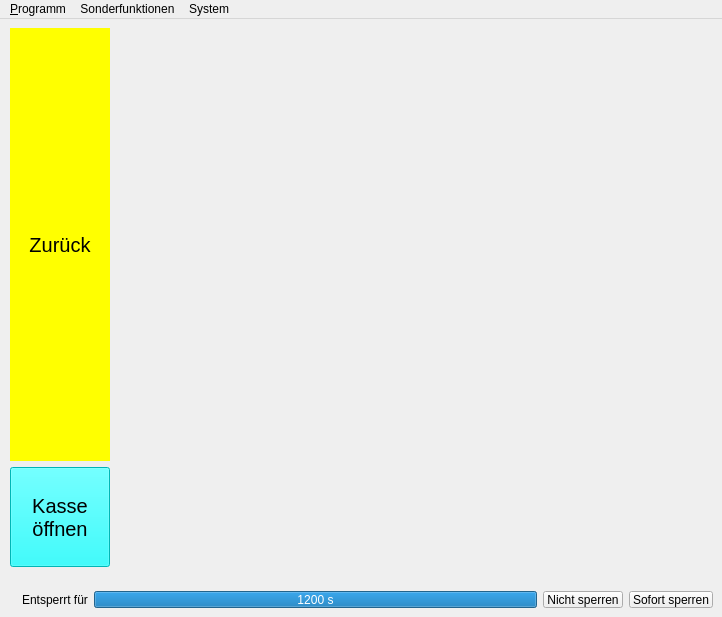
<?xml version="1.0" encoding="UTF-8"?>
<ui version="4.0">
 <class>MainWindow</class>
 <widget class="QMainWindow" name="MainWindow">
  <property name="geometry">
   <rect>
    <x>0</x>
    <y>0</y>
    <width>722</width>
    <height>617</height>
   </rect>
  </property>
  <property name="windowTitle">
   <string>Bag-in-Box-Kassenprogramm</string>
  </property>
  <widget class="QWidget" name="centralwidget">
   <layout class="QGridLayout" name="gridLayout">
    <property name="margin">
     <number>0</number>
    </property>
    <item row="0" column="0">
     <widget class="QStackedWidget" name="leftPanel">
      <property name="sizePolicy">
       <sizepolicy hsizetype="Preferred" vsizetype="Preferred">
        <horstretch>0</horstretch>
        <verstretch>0</verstretch>
       </sizepolicy>
      </property>
      <property name="maximumSize">
       <size>
        <width>120</width>
        <height>16777215</height>
       </size>
      </property>
      <property name="currentIndex">
       <number>0</number>
      </property>
      <widget class="QWidget" name="leftPanel_default">
       <layout class="QGridLayout" name="gridLayout_2">
        <item row="0" column="0">
         <widget class="QPushButton" name="button_zurueck">
          <property name="sizePolicy">
           <sizepolicy hsizetype="Fixed" vsizetype="MinimumExpanding">
            <horstretch>0</horstretch>
            <verstretch>0</verstretch>
           </sizepolicy>
          </property>
          <property name="minimumSize">
           <size>
            <width>100</width>
            <height>0</height>
           </size>
          </property>
          <property name="palette">
           <palette>
            <active>
             <colorrole role="Button">
              <brush brushstyle="SolidPattern">
               <color alpha="255">
                <red>255</red>
                <green>255</green>
                <blue>0</blue>
               </color>
              </brush>
             </colorrole>
             <colorrole role="Base">
              <brush brushstyle="SolidPattern">
               <color alpha="255">
                <red>255</red>
                <green>255</green>
                <blue>0</blue>
               </color>
              </brush>
             </colorrole>
             <colorrole role="Window">
              <brush brushstyle="SolidPattern">
               <color alpha="255">
                <red>255</red>
                <green>255</green>
                <blue>0</blue>
               </color>
              </brush>
             </colorrole>
            </active>
            <inactive>
             <colorrole role="Button">
              <brush brushstyle="SolidPattern">
               <color alpha="255">
                <red>255</red>
                <green>255</green>
                <blue>0</blue>
               </color>
              </brush>
             </colorrole>
             <colorrole role="Base">
              <brush brushstyle="SolidPattern">
               <color alpha="255">
                <red>255</red>
                <green>255</green>
                <blue>0</blue>
               </color>
              </brush>
             </colorrole>
             <colorrole role="Window">
              <brush brushstyle="SolidPattern">
               <color alpha="255">
                <red>255</red>
                <green>255</green>
                <blue>0</blue>
               </color>
              </brush>
             </colorrole>
            </inactive>
            <disabled>
             <colorrole role="Button">
              <brush brushstyle="SolidPattern">
               <color alpha="255">
                <red>255</red>
                <green>255</green>
                <blue>0</blue>
               </color>
              </brush>
             </colorrole>
             <colorrole role="Base">
              <brush brushstyle="SolidPattern">
               <color alpha="255">
                <red>255</red>
                <green>255</green>
                <blue>0</blue>
               </color>
              </brush>
             </colorrole>
             <colorrole role="Window">
              <brush brushstyle="SolidPattern">
               <color alpha="255">
                <red>255</red>
                <green>255</green>
                <blue>0</blue>
               </color>
              </brush>
             </colorrole>
            </disabled>
           </palette>
          </property>
          <property name="font">
           <font>
            <pointsize>15</pointsize>
           </font>
          </property>
          <property name="focusPolicy">
           <enum>Qt::NoFocus</enum>
          </property>
          <property name="styleSheet">
           <string notr="true">background-color: #ff0; border: none;</string>
          </property>
          <property name="text">
           <string>Zurück</string>
          </property>
         </widget>
        </item>
        <item row="1" column="0">
         <widget class="QPushButton" name="button_widget_kasse">
          <property name="sizePolicy">
           <sizepolicy hsizetype="Minimum" vsizetype="Fixed">
            <horstretch>0</horstretch>
            <verstretch>0</verstretch>
           </sizepolicy>
          </property>
          <property name="minimumSize">
           <size>
            <width>100</width>
            <height>100</height>
           </size>
          </property>
          <property name="baseSize">
           <size>
            <width>0</width>
            <height>100</height>
           </size>
          </property>
          <property name="palette">
           <palette>
            <active>
             <colorrole role="Button">
              <brush brushstyle="SolidPattern">
               <color alpha="255">
                <red>0</red>
                <green>255</green>
                <blue>255</blue>
               </color>
              </brush>
             </colorrole>
             <colorrole role="Base">
              <brush brushstyle="SolidPattern">
               <color alpha="255">
                <red>0</red>
                <green>255</green>
                <blue>255</blue>
               </color>
              </brush>
             </colorrole>
             <colorrole role="Window">
              <brush brushstyle="SolidPattern">
               <color alpha="255">
                <red>0</red>
                <green>255</green>
                <blue>255</blue>
               </color>
              </brush>
             </colorrole>
            </active>
            <inactive>
             <colorrole role="Button">
              <brush brushstyle="SolidPattern">
               <color alpha="255">
                <red>0</red>
                <green>255</green>
                <blue>255</blue>
               </color>
              </brush>
             </colorrole>
             <colorrole role="Base">
              <brush brushstyle="SolidPattern">
               <color alpha="255">
                <red>0</red>
                <green>255</green>
                <blue>255</blue>
               </color>
              </brush>
             </colorrole>
             <colorrole role="Window">
              <brush brushstyle="SolidPattern">
               <color alpha="255">
                <red>0</red>
                <green>255</green>
                <blue>255</blue>
               </color>
              </brush>
             </colorrole>
            </inactive>
            <disabled>
             <colorrole role="Button">
              <brush brushstyle="SolidPattern">
               <color alpha="255">
                <red>0</red>
                <green>255</green>
                <blue>255</blue>
               </color>
              </brush>
             </colorrole>
             <colorrole role="Base">
              <brush brushstyle="SolidPattern">
               <color alpha="255">
                <red>0</red>
                <green>255</green>
                <blue>255</blue>
               </color>
              </brush>
             </colorrole>
             <colorrole role="Window">
              <brush brushstyle="SolidPattern">
               <color alpha="255">
                <red>0</red>
                <green>255</green>
                <blue>255</blue>
               </color>
              </brush>
             </colorrole>
            </disabled>
           </palette>
          </property>
          <property name="font">
           <font>
            <pointsize>15</pointsize>
           </font>
          </property>
          <property name="focusPolicy">
           <enum>Qt::NoFocus</enum>
          </property>
          <property name="styleSheet">
           <string notr="true">background-color: #0ff; border-color: blue;</string>
          </property>
          <property name="text">
           <string>Kasse
öffnen</string>
          </property>
         </widget>
        </item>
       </layout>
      </widget>
      <widget class="QWidget" name="left_panel_locked">
       <layout class="QVBoxLayout" name="verticalLayout_2">
        <item>
         <spacer name="verticalSpacer">
          <property name="orientation">
           <enum>Qt::Vertical</enum>
          </property>
          <property name="sizeHint" stdset="0">
           <size>
            <width>20</width>
            <height>402</height>
           </size>
          </property>
         </spacer>
        </item>
       </layout>
      </widget>
     </widget>
    </item>
    <item row="0" column="1">
     <widget class="QStackedWidget" name="widgets">
      <property name="sizePolicy">
       <sizepolicy hsizetype="MinimumExpanding" vsizetype="Preferred">
        <horstretch>0</horstretch>
        <verstretch>0</verstretch>
       </sizepolicy>
      </property>
     </widget>
    </item>
    <item row="1" column="0" colspan="2">
     <layout class="QHBoxLayout" name="horizontalLayout_3">
      <item>
       <widget class="QLabel" name="label_statusline">
        <property name="text">
         <string/>
        </property>
       </widget>
      </item>
      <item>
       <widget class="QStackedWidget" name="lock_status">
        <property name="sizePolicy">
         <sizepolicy hsizetype="MinimumExpanding" vsizetype="Fixed">
          <horstretch>0</horstretch>
          <verstretch>0</verstretch>
         </sizepolicy>
        </property>
        <property name="maximumSize">
         <size>
          <width>16777215</width>
          <height>35</height>
         </size>
        </property>
        <property name="currentIndex">
         <number>1</number>
        </property>
        <widget class="QWidget" name="page_2"/>
        <widget class="QWidget" name="page">
         <layout class="QHBoxLayout" name="horizontalLayout_2">
          <item>
           <widget class="QLabel" name="label_gesperrt">
            <property name="text">
             <string>Entsperrt für</string>
            </property>
           </widget>
          </item>
          <item>
           <widget class="QProgressBar" name="progressBar_unlocked">
            <property name="enabled">
             <bool>true</bool>
            </property>
            <property name="minimum">
             <number>0</number>
            </property>
            <property name="maximum">
             <number>1200</number>
            </property>
            <property name="value">
             <number>1200</number>
            </property>
            <property name="textVisible">
             <bool>true</bool>
            </property>
            <property name="format">
             <string>%v s</string>
            </property>
           </widget>
          </item>
          <item>
           <widget class="QPushButton" name="button_keep_unlocked">
            <property name="enabled">
             <bool>true</bool>
            </property>
            <property name="sizePolicy">
             <sizepolicy hsizetype="Fixed" vsizetype="Fixed">
              <horstretch>0</horstretch>
              <verstretch>0</verstretch>
             </sizepolicy>
            </property>
            <property name="text">
             <string>Nicht sperren</string>
            </property>
            <property name="checkable">
             <bool>true</bool>
            </property>
           </widget>
          </item>
          <item>
           <widget class="QPushButton" name="button_lock">
            <property name="enabled">
             <bool>true</bool>
            </property>
            <property name="sizePolicy">
             <sizepolicy hsizetype="Fixed" vsizetype="Fixed">
              <horstretch>0</horstretch>
              <verstretch>0</verstretch>
             </sizepolicy>
            </property>
            <property name="text">
             <string>Sofort sperren</string>
            </property>
           </widget>
          </item>
         </layout>
        </widget>
       </widget>
      </item>
     </layout>
    </item>
   </layout>
  </widget>
  <widget class="QMenuBar" name="menubar">
   <property name="geometry">
    <rect>
     <x>0</x>
     <y>0</y>
     <width>722</width>
     <height>25</height>
    </rect>
   </property>
   <widget class="QMenu" name="menuProgramm">
    <property name="title">
     <string>&amp;Programm</string>
    </property>
    <addaction name="separator"/>
    <addaction name="action_restart"/>
    <addaction name="actionBeenden"/>
   </widget>
   <widget class="QMenu" name="menuSonderfunktionen">
    <property name="title">
     <string>Sonderfunktionen</string>
    </property>
    <addaction name="actionStatistik_2"/>
    <addaction name="actionZaehlprotokoll"/>
    <addaction name="action_update"/>
    <addaction name="action_changepin"/>
   </widget>
   <widget class="QMenu" name="menuSystem">
    <property name="title">
     <string>System</string>
    </property>
    <addaction name="actionSperren"/>
    <addaction name="actionHerunterfahren"/>
   </widget>
   <addaction name="menuProgramm"/>
   <addaction name="menuSonderfunktionen"/>
   <addaction name="menuSystem"/>
  </widget>
  <action name="actionAbfuellungOeffnen">
   <property name="text">
    <string>Abfüllung öffnen...</string>
   </property>
  </action>
  <action name="actionAlte_Belege">
   <property name="text">
    <string>&amp;Alte Belege...</string>
   </property>
   <property name="shortcut">
    <string>F1</string>
   </property>
   <property name="shortcutContext">
    <enum>Qt::ApplicationShortcut</enum>
   </property>
  </action>
  <action name="actionBeenden">
   <property name="text">
    <string>&amp;Beenden</string>
   </property>
   <property name="shortcut">
    <string>Alt+F4</string>
   </property>
  </action>
  <action name="action_AbfuellerEtiketten">
   <property name="text">
    <string>&amp;Abfüller / Datum</string>
   </property>
  </action>
  <action name="actionStatistik">
   <property name="text">
    <string>&amp;Statistik</string>
   </property>
   <property name="shortcut">
    <string>F2</string>
   </property>
  </action>
  <action name="actionStatistik_2">
   <property name="text">
    <string>Statistik</string>
   </property>
  </action>
  <action name="action_update">
   <property name="text">
    <string>Programm-Update</string>
   </property>
  </action>
  <action name="actionSperren">
   <property name="text">
    <string>Sperren</string>
   </property>
  </action>
  <action name="actionHerunterfahren">
   <property name="text">
    <string>Herunterfahren</string>
   </property>
  </action>
  <action name="action_changepin">
   <property name="text">
    <string>Code ändern</string>
   </property>
  </action>
  <action name="action_restart">
   <property name="text">
    <string>Programm neustarten</string>
   </property>
  </action>
  <action name="actionZaehlprotokoll">
   <property name="text">
    <string>Zählprotokoll</string>
   </property>
  </action>
 </widget>
 <resources/>
 <connections/>
</ui>
